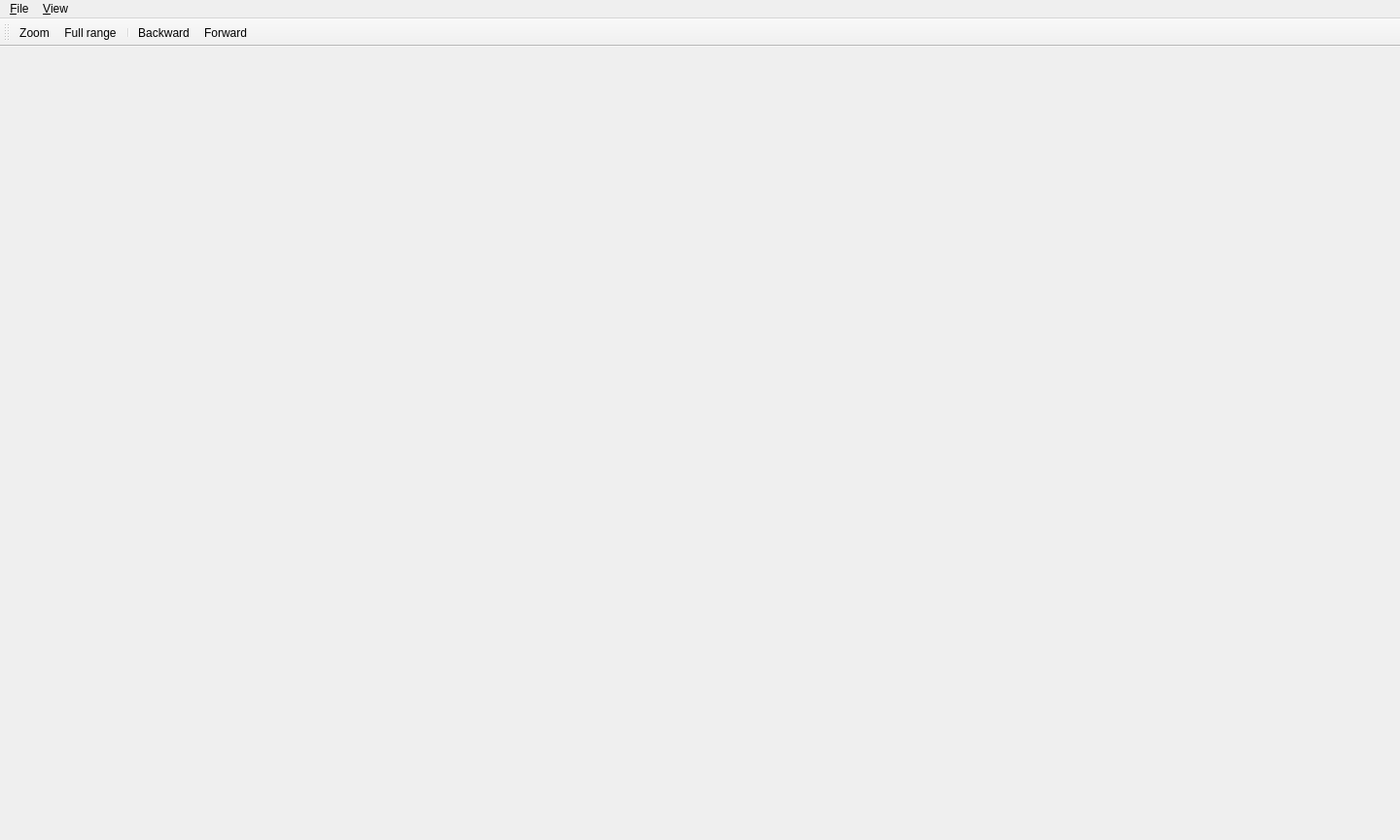
<?xml version="1.0" encoding="UTF-8"?>
<ui version="4.0">
 <class>MainWindow</class>
 <widget class="QMainWindow" name="MainWindow">
  <property name="geometry">
   <rect>
    <x>0</x>
    <y>0</y>
    <width>1440</width>
    <height>864</height>
   </rect>
  </property>
  <property name="sizePolicy">
   <sizepolicy hsizetype="Preferred" vsizetype="Preferred">
    <horstretch>0</horstretch>
    <verstretch>0</verstretch>
   </sizepolicy>
  </property>
  <property name="windowTitle">
   <string>qudi: Magnet</string>
  </property>
  <widget class="QWidget" name="centralwidget">
   <property name="maximumSize">
    <size>
     <width>0</width>
     <height>0</height>
    </size>
   </property>
  </widget>
  <widget class="QMenuBar" name="menubar">
   <property name="geometry">
    <rect>
     <x>0</x>
     <y>0</y>
     <width>1440</width>
     <height>21</height>
    </rect>
   </property>
   <widget class="QMenu" name="menuFile">
    <property name="title">
     <string>&amp;File</string>
    </property>
    <addaction name="separator"/>
    <addaction name="action_close_window"/>
    <addaction name="action_save_all_scans"/>
   </widget>
   <widget class="QMenu" name="menuView">
    <property name="title">
     <string>&amp;View</string>
    </property>
    <addaction name="action_view_scanner_control"/>
    <addaction name="action_view_toolbar"/>
    <addaction name="action_view_line_scan"/>
    <addaction name="separator"/>
    <addaction name="action_restore_default_view"/>
    <addaction name="separator"/>
    <addaction name="action_autorange_2d_scans"/>
   </widget>
   <addaction name="menuFile"/>
   <addaction name="menuView"/>
  </widget>
  <widget class="QToolBar" name="util_toolBar">
   <property name="windowTitle">
    <string>Utilities Toolbar</string>
   </property>
   <property name="allowedAreas">
    <set>Qt::LeftToolBarArea|Qt::RightToolBarArea|Qt::TopToolBarArea</set>
   </property>
   <property name="toolButtonStyle">
    <enum>Qt::ToolButtonTextUnderIcon</enum>
   </property>
   <property name="floatable">
    <bool>false</bool>
   </property>
   <attribute name="toolBarArea">
    <enum>TopToolBarArea</enum>
   </attribute>
   <attribute name="toolBarBreak">
    <bool>false</bool>
   </attribute>
   <addaction name="action_utility_zoom"/>
   <addaction name="action_utility_full_range"/>
   <addaction name="separator"/>
   <addaction name="action_history_back"/>
   <addaction name="action_history_forward"/>
  </widget>
  <action name="action_close_window">
   <property name="icon">
    <iconset>
     <normaloff>../../../../../../../../Software/qudivenv/src/qudi/qudi/core/artwork/icons/application-exit.svg</normaloff>../../../../../../../../Software/qudivenv/src/qudi/qudi/core/artwork/icons/application-exit.svg</iconset>
   </property>
   <property name="text">
    <string>Close window</string>
   </property>
   <property name="toolTip">
    <string>Close scanning window</string>
   </property>
  </action>
  <action name="action_utility_zoom">
   <property name="checkable">
    <bool>true</bool>
   </property>
   <property name="icon">
    <iconset>
     <normaloff>../../../../../../../../Software/qudivenv/src/qudi/qudi/core/artwork/icons/zoom-select.svgz</normaloff>
     <normalon>../../../../../../../../Software/qudivenv/src/qudi/qudi/core/artwork/icons/search_active.svg</normalon>../../../../../../../../Software/qudivenv/src/qudi/qudi/core/artwork/icons/zoom-select.svgz</iconset>
   </property>
   <property name="text">
    <string>Zoom</string>
   </property>
   <property name="toolTip">
    <string>Toggle zooming by rubberband selection. Will set scan ranges accordingly.
Shortcut:Z</string>
   </property>
   <property name="shortcut">
    <string>Z</string>
   </property>
  </action>
  <action name="action_view_scanner_control">
   <property name="checkable">
    <bool>true</bool>
   </property>
   <property name="checked">
    <bool>true</bool>
   </property>
   <property name="text">
    <string>Scanner control</string>
   </property>
   <property name="toolTip">
    <string>Toggle scanner control view</string>
   </property>
  </action>
  <action name="action_restore_default_view">
   <property name="text">
    <string>Restore default</string>
   </property>
   <property name="toolTip">
    <string>Restore default arrangement of dock widgets </string>
   </property>
  </action>
  <action name="action_history_forward">
   <property name="enabled">
    <bool>true</bool>
   </property>
   <property name="icon">
    <iconset>
     <normaloff>../../../../../../../../Software/qudivenv/src/qudi/qudi/core/artwork/icons/go-next.svgz</normaloff>../../../../../../../../Software/qudivenv/src/qudi/qudi/core/artwork/icons/go-next.svgz</iconset>
   </property>
   <property name="text">
    <string>Forward</string>
   </property>
   <property name="toolTip">
    <string>Go forward in scan history
Shortcut:Ctrl+R</string>
   </property>
   <property name="shortcut">
    <string>Ctrl+R</string>
   </property>
  </action>
  <action name="action_history_back">
   <property name="enabled">
    <bool>true</bool>
   </property>
   <property name="icon">
    <iconset>
     <normaloff>../../../../../../../../Software/qudivenv/src/qudi/qudi/core/artwork/icons/go-previous.svgz</normaloff>../../../../../../../../Software/qudivenv/src/qudi/qudi/core/artwork/icons/go-previous.svgz</iconset>
   </property>
   <property name="text">
    <string>Backward</string>
   </property>
   <property name="toolTip">
    <string>Go backwards in scan history
Shortcut:Ctrl+Z</string>
   </property>
   <property name="shortcut">
    <string>Ctrl+Z</string>
   </property>
  </action>
  <action name="action_view_line_scan">
   <property name="checkable">
    <bool>true</bool>
   </property>
   <property name="checked">
    <bool>true</bool>
   </property>
   <property name="text">
    <string>Line scan</string>
   </property>
   <property name="toolTip">
    <string>Toggle line scan view</string>
   </property>
  </action>
  <action name="action_utility_full_range">
   <property name="icon">
    <iconset>
     <normaloff>../../../../../../../../Software/qudivenv/src/qudi/qudi/core/artwork/icons/zoom-fit-best.svg</normaloff>../../../../../../../../Software/qudivenv/src/qudi/qudi/core/artwork/icons/zoom-fit-best.svg</iconset>
   </property>
   <property name="text">
    <string>Full range</string>
   </property>
   <property name="toolTip">
    <string>Set all scans to full scan range
Shortcut:Ctrl+Alt+&lt;</string>
   </property>
   <property name="shortcut">
    <string>Ctrl+Alt+&lt;</string>
   </property>
  </action>
  <action name="action_autorange_2d_scans">
   <property name="checkable">
    <bool>false</bool>
   </property>
   <property name="text">
    <string>Auto range 2D scans</string>
   </property>
   <property name="toolTip">
    <string>Automatically adjust axes ranges for 2D scan images
Shortcut: Shift+R</string>
   </property>
   <property name="shortcut">
    <string>Shift+R</string>
   </property>
  </action>
  <action name="action_view_toolbar">
   <property name="checkable">
    <bool>true</bool>
   </property>
   <property name="checked">
    <bool>true</bool>
   </property>
   <property name="text">
    <string>Toolbar</string>
   </property>
   <property name="toolTip">
    <string>Toggle utility toolbar view
Shortcut:Alt+T</string>
   </property>
   <property name="shortcut">
    <string>Alt+T</string>
   </property>
  </action>
  <action name="action_save_all_scans">
   <property name="icon">
    <iconset>
     <normaloff>../../../../../qudi-core/src/qudi/artwork/icons/document-save.svg</normaloff>../../../../../qudi-core/src/qudi/artwork/icons/document-save.svg</iconset>
   </property>
   <property name="text">
    <string>Save all</string>
   </property>
  </action>
 </widget>
 <resources/>
 <connections>
  <connection>
   <sender>action_close_window</sender>
   <signal>triggered()</signal>
   <receiver>MainWindow</receiver>
   <slot>close()</slot>
   <hints>
    <hint type="sourcelabel">
     <x>-1</x>
     <y>-1</y>
    </hint>
    <hint type="destinationlabel">
     <x>627</x>
     <y>188</y>
    </hint>
   </hints>
  </connection>
 </connections>
</ui>
